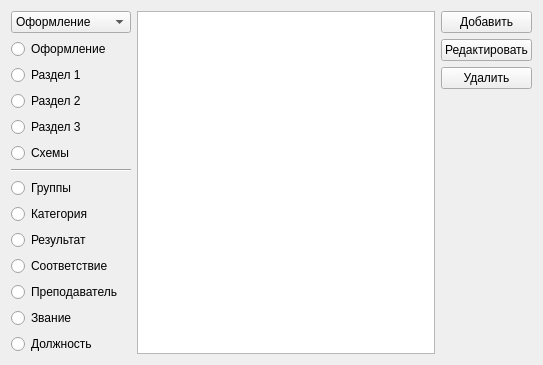
<?xml version="1.0" encoding="UTF-8"?>
<ui version="4.0">
 <class>Form</class>
 <widget class="QWidget" name="Form">
  <property name="geometry">
   <rect>
    <x>0</x>
    <y>0</y>
    <width>543</width>
    <height>307</height>
   </rect>
  </property>
  <property name="windowTitle">
   <string>Form</string>
  </property>
  <layout class="QVBoxLayout" name="verticalLayout_2">
   <item>
    <layout class="QGridLayout" name="gridLayout">
     <item row="1" column="0">
      <layout class="QVBoxLayout" name="verticalLayout_3">
       <item>
        <widget class="QComboBox" name="comboBox">
         <item>
          <property name="text">
           <string>Оформление</string>
          </property>
         </item>
         <item>
          <property name="text">
           <string>Раздел 1</string>
          </property>
         </item>
         <item>
          <property name="text">
           <string>Раздел 2</string>
          </property>
         </item>
         <item>
          <property name="text">
           <string>Раздел 3</string>
          </property>
         </item>
         <item>
          <property name="text">
           <string>Схемы</string>
          </property>
         </item>
         <item>
          <property name="text">
           <string>Группы</string>
          </property>
         </item>
         <item>
          <property name="text">
           <string>Категория</string>
          </property>
         </item>
         <item>
          <property name="text">
           <string>Результат</string>
          </property>
         </item>
         <item>
          <property name="text">
           <string>Соответствие</string>
          </property>
         </item>
         <item>
          <property name="text">
           <string>Преподаватель</string>
          </property>
         </item>
         <item>
          <property name="text">
           <string>Звание</string>
          </property>
         </item>
         <item>
          <property name="text">
           <string>Должность</string>
          </property>
         </item>
        </widget>
       </item>
       <item>
        <widget class="QRadioButton" name="rb_part0">
         <property name="text">
          <string>Оформление</string>
         </property>
        </widget>
       </item>
       <item>
        <widget class="QRadioButton" name="rb_part1">
         <property name="text">
          <string>Раздел 1</string>
         </property>
        </widget>
       </item>
       <item>
        <widget class="QRadioButton" name="rb_part2">
         <property name="text">
          <string>Раздел 2</string>
         </property>
        </widget>
       </item>
       <item>
        <widget class="QRadioButton" name="rb_part3">
         <property name="text">
          <string>Раздел 3</string>
         </property>
        </widget>
       </item>
       <item>
        <widget class="QRadioButton" name="rb_part4">
         <property name="text">
          <string>Схемы</string>
         </property>
        </widget>
       </item>
       <item>
        <widget class="Line" name="line">
         <property name="orientation">
          <enum>Qt::Horizontal</enum>
         </property>
        </widget>
       </item>
       <item>
        <widget class="QRadioButton" name="rb_group">
         <property name="text">
          <string>Группы</string>
         </property>
        </widget>
       </item>
       <item>
        <widget class="QRadioButton" name="rb_kat">
         <property name="text">
          <string>Категория</string>
         </property>
        </widget>
       </item>
       <item>
        <widget class="QRadioButton" name="pb_result">
         <property name="text">
          <string>Результат</string>
         </property>
        </widget>
       </item>
       <item>
        <widget class="QRadioButton" name="rb_conformity">
         <property name="text">
          <string>Соответствие</string>
         </property>
        </widget>
       </item>
       <item>
        <widget class="QRadioButton" name="rb_lecturer">
         <property name="text">
          <string>Преподаватель</string>
         </property>
        </widget>
       </item>
       <item>
        <widget class="QRadioButton" name="rb_rank">
         <property name="text">
          <string>Звание</string>
         </property>
        </widget>
       </item>
       <item>
        <widget class="QRadioButton" name="rb_position">
         <property name="text">
          <string>Должность</string>
         </property>
        </widget>
       </item>
       <item>
        <spacer name="verticalSpacer_2">
         <property name="orientation">
          <enum>Qt::Vertical</enum>
         </property>
         <property name="sizeHint" stdset="0">
          <size>
           <width>20</width>
           <height>40</height>
          </size>
         </property>
        </spacer>
       </item>
      </layout>
     </item>
     <item row="1" column="1">
      <widget class="QTableWidget" name="tableWidget"/>
     </item>
     <item row="1" column="2">
      <layout class="QVBoxLayout" name="verticalLayout">
       <item>
        <widget class="QPushButton" name="pb_add">
         <property name="text">
          <string>Добавить</string>
         </property>
        </widget>
       </item>
       <item>
        <widget class="QPushButton" name="pb_edit">
         <property name="text">
          <string>Редактировать</string>
         </property>
        </widget>
       </item>
       <item>
        <widget class="QPushButton" name="pb_del">
         <property name="text">
          <string>Удалить</string>
         </property>
        </widget>
       </item>
       <item>
        <spacer name="verticalSpacer">
         <property name="orientation">
          <enum>Qt::Vertical</enum>
         </property>
         <property name="sizeHint" stdset="0">
          <size>
           <width>20</width>
           <height>40</height>
          </size>
         </property>
        </spacer>
       </item>
      </layout>
     </item>
    </layout>
   </item>
  </layout>
 </widget>
 <resources/>
 <connections/>
</ui>
